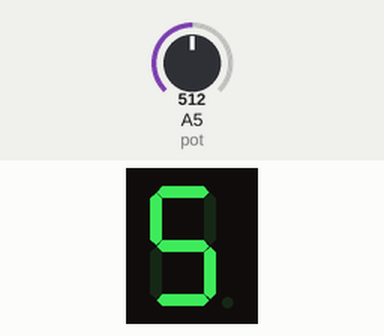
Recording of a sketch running on a simulated Arduino Uno, built with avr-gcc and run on an emulated ATmega328P. Shown: 1-digit seven-segment display. Wiring (inferred from the names in the program): 1-digit 7-segment display, segments lit when HIGH: segments A0, A1, A2, A3, A4, pin 3, pin 4. The inputs (shaded band) are chosen by the test bench; at power-on: A5 (pot) = 512. The segment pins are drawn as the display they are named for.

Above: at 1.2 s.
1.3 s: A5 (pot) set to 716
At 2.0 s:
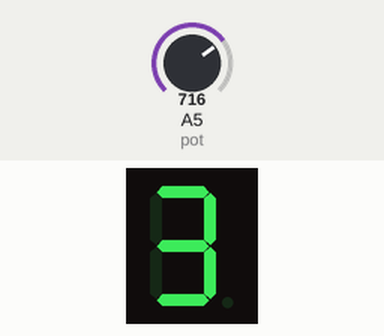
2.8 s: A5 (pot) set to 900
At 3.2 s:
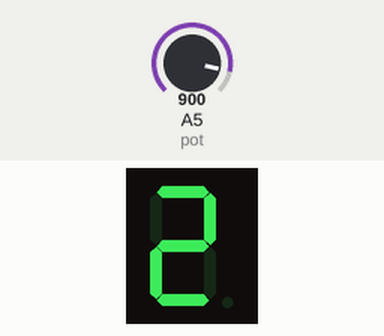
4.3 s: A5 (pot) set to 1023
At 5.5 s:
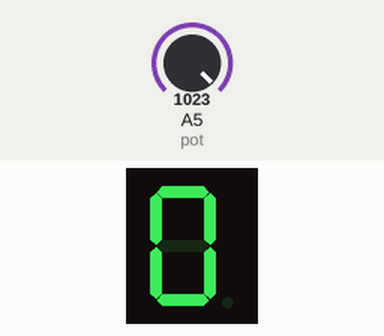
Timing chart, 0 to 7.3 s (numbered marks = the images above; inputs shaded):
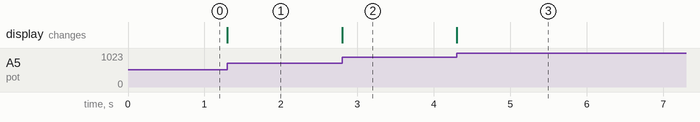

Measured:
- after the input at 1.3 s, the display: changes at once (image 1)
- after the input at 2.8 s, the display: changes at once (image 2)
- after the input at 4.3 s, the display: changes at once (image 3)

The sketch:

7-Seg_Display.ino
```cpp
const int pot = A5;

// 7 segment display
const int A = A0;
const int B = A1;
const int C = A2;
const int D = A3;
const int E = A4;
const int F = 3;
const int G = 4;

void setup() {
  Serial.begin(9600);
  Serial.setTimeout(50);

  pinMode(A, OUTPUT);
  pinMode(B, OUTPUT);
  pinMode(C, OUTPUT);
  pinMode(D, OUTPUT);
  pinMode(E, OUTPUT);
  pinMode(F, OUTPUT);
  pinMode(G, OUTPUT);
}

void loop() {
  int potValue = map(analogRead(pot), 0, 1023, 0, 9);
  SetDisplay(9 - potValue);
}

// Set display of 7 segment display of some number
void SetDisplay(int num){
  if (num == 0){
    digitalWrite(A, HIGH);
    digitalWrite(B, HIGH);
    digitalWrite(C, HIGH);
    digitalWrite(D, HIGH);
    digitalWrite(E, HIGH);
    digitalWrite(F, HIGH);
    digitalWrite(G, LOW);
  }
  else if (num == 1){
    digitalWrite(A, LOW);
    digitalWrite(B, HIGH);
    digitalWrite(C, HIGH);
    digitalWrite(D, LOW);
    digitalWrite(E, LOW);
    digitalWrite(F, LOW);
    digitalWrite(G, LOW);
  }
  else if (num == 2){
    digitalWrite(A, HIGH);
    digitalWrite(B, HIGH);
    digitalWrite(C, LOW);
    digitalWrite(D, HIGH);
    digitalWrite(E, HIGH);
    digitalWrite(F, LOW);
    digitalWrite(G, HIGH);
  }
  else if (num == 3){
    digitalWrite(A, HIGH);
    digitalWrite(B, HIGH);
    digitalWrite(C, HIGH);
    digitalWrite(D, HIGH);
    digitalWrite(E, LOW);
    digitalWrite(F, LOW);
    digitalWrite(G, HIGH);
  }
  else if (num == 4){
    digitalWrite(A, LOW);
    digitalWrite(B, HIGH);
    digitalWrite(C, HIGH);
    digitalWrite(D, LOW);
    digitalWrite(E, LOW);
    digitalWrite(F, HIGH);
    digitalWrite(G, HIGH);
  }
  else if (num == 5){
    digitalWrite(A, HIGH);
    digitalWrite(B, LOW);
    digitalWrite(C, HIGH);
    digitalWrite(D, HIGH);
    digitalWrite(E, LOW);
    digitalWrite(F, HIGH);
    digitalWrite(G, HIGH);
  }
  else if (num == 6){
    digitalWrite(A, HIGH);
    digitalWrite(B, LOW);
    digitalWrite(C, HIGH);
    digitalWrite(D, HIGH);
    digitalWrite(E, HIGH);
    digitalWrite(F, HIGH);
    digitalWrite(G, HIGH);
  }
  else if (num == 7){
    digitalWrite(A, HIGH);
    digitalWrite(B, HIGH);
    digitalWrite(C, HIGH);
    digitalWrite(D, LOW);
    digitalWrite(E, LOW);
    digitalWrite(F, LOW);
    digitalWrite(G, LOW);
  }
  else if (num == 8){
    digitalWrite(A, HIGH);
    digitalWrite(B, HIGH);
    digitalWrite(C, HIGH);
    digitalWrite(D, HIGH);
    digitalWrite(E, HIGH);
    digitalWrite(F, HIGH);
    digitalWrite(G, HIGH);
  }
  else if (num == 9){
    digitalWrite(A, HIGH);
    digitalWrite(B, HIGH);
    digitalWrite(C, HIGH);
    digitalWrite(D, HIGH);
    digitalWrite(E, LOW);
    digitalWrite(F, HIGH);
    digitalWrite(G, HIGH);
  }
}
```
